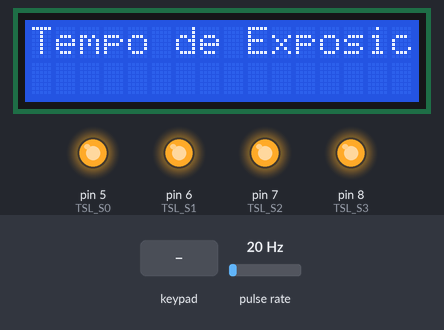
Simulated run of this sketch. Board: Arduino Mega 2560, built with avr-gcc and run on an emulated ATmega2560. On the bench: 16×2 character LCD, output pins drawn as LEDs (lit = HIGH). Wiring (inferred from the names in the program): pulse sensor: data pin 2. The test bench sets the inputs (shaded band); at power-on: pulse rate 20 Hz.

Above: at 1.2 s.
1.3 s: key '*' pressed
At 2.1 s:
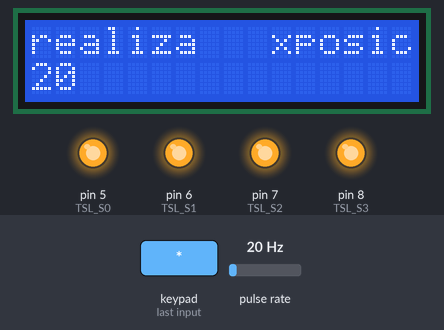
At 22.1 s:
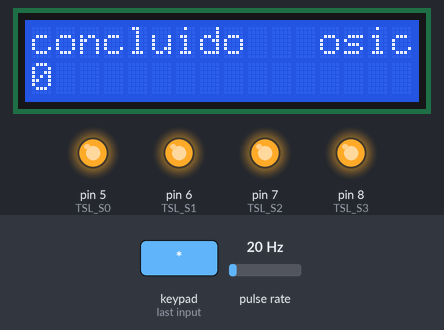
Timing chart, 0 to 22.8 s (numbered marks = the images above; inputs shaded):
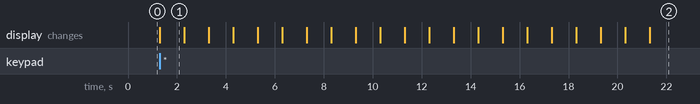

Measured:
- after the input at 1.3 s, the display: changes at once (image 1)
- what the display in image 1 shows lasts 1.0 s, from 1.3 s to 2.3 s

The sketch:

Fluorimetro3a.ino
```cpp
//UTILIZAR DETECT05.SCH
//bibiotecas:
#include <Keypad.h>        // http://playground.arduino.cc/Code/Keypad
#include <LiquidCrystal.h> // http://playground.arduino.cc/Code/LCD

// descomente para habilitar modo de depuração
//#define DEBUG


//conexão do sensor no arduino
//TSL_FREQ_PIN só pode ser 2 ou 3 no 328. No mega pode ser 2, 3, 18, 19, ...
#define TSL_FREQ_PIN 2 //
#define TSL_S0	     5
#define TSL_S1	     6
#define TSL_S2	     7
#define TSL_S3       8


// parâmetros do teclado
const byte LINHAS = 4; // quatro linhas
const byte COLUNAS = 3; // três colunas
// define mapeamento
// topologia do teclado
char teclas[LINHAS][COLUNAS] = {
  {'1','2','3'},
  {'4','5','6'},
  {'7','8','9'},
  {'*','0','#'}
};
// conexão dos terminais do teclado LINHA0, LINHA1, LINHA2 e LINHA3 aos pinos do Arduino
byte PinoLinha[LINHAS] = { 17, 18, 19, 4};
// Conexão dos terminais do teclado COL0, COL1 e COL2 aos pinos do Arduino
byte PinoColuna[COLUNAS] = { 14, 15, 16 };
// cria o keypad
Keypad kpd = Keypad( makeKeymap(teclas), PinoLinha, PinoColuna, LINHAS, COLUNAS );


// inicializa a biblioteca do LCD com a pinagem (observar RS /E e R/W)
LiquidCrystal lcd(11, 12, 0, 1, 9, 10);

unsigned long conta_pulso = 0;

int ConvertInt(String texto)
{
  char temp[20];
  texto.toCharArray(temp, 19);
  int x = atoi(temp);
  if (x == 0 && texto != "0")
  {
    x = -1;
  }
  return x;
}

void setup() {

  lcd.begin(16, 2);
  #ifdef DEBUG
    lcd.print("teste");
    // taxa de transmissão da porta serial 0
    Serial.begin(9600);
  #endif

  // interrupção no pino 2 (INT0), disparada por subida de borda do
  // sinal de saída do TLR230R
  attachInterrupt(0, Incrementa_Pulso, RISING);

  // configuração do modo E/S dos pinos
  pinMode(TSL_FREQ_PIN, INPUT);
  pinMode(TSL_S0, OUTPUT);
  pinMode(TSL_S1, OUTPUT);
  pinMode(TSL_S2, OUTPUT);
  pinMode(TSL_S3, OUTPUT);

  // habilita pull-up's
  digitalWrite(TSL_S0, HIGH);
  digitalWrite(TSL_S1, HIGH);
  digitalWrite(TSL_S2, HIGH);
  digitalWrite(TSL_S3, HIGH);
}

void loop() {
  lcd.setCursor(0, 0);
  lcd.print("Tempo de Exposicao?");  // solicita o tempo de exposição

String mostrador = "";
boolean varredura = true;
while(varredura){
 char key = kpd.getKey();
  if(key)  // se tecla pressionada..
  {
    switch (key)
    {
      case '*':

        lcd.setCursor(0, 0);
        lcd.print("*"); // "*"
        varredura = false;
        break;
      case '#':
        lcd.setCursor(0, 0);
        lcd.print("#");
        break;
      default:
      mostrador = mostrador + key;
        lcd.setCursor(0, 1);
        lcd.print(mostrador);
    }
  }
  }
  int temporiza = ConvertInt(mostrador);
  lcd.setCursor(0, 0);
  lcd.print("realiza   ");

  for (int i=20; i>0 ; i--){
    lcd.setCursor(0, 1);
    lcd.print(i);
    lcd.print("   ");
    delay(1000);
  }

  lcd.setCursor(0, 0);
  lcd.print("temporiza   ");
  conta_pulso = 0;

  for (int i = temporiza; i>0 ; i--){
    lcd.setCursor(0, 1);
    lcd.print(i);
    lcd.print("   ");
    delay(1000);
  }

  lcd.setCursor(0, 0);
  lcd.print("concluido");
  int total_pulsos = conta_pulso;
  lcd.setCursor(0, 1);
  lcd.print(total_pulsos);
  digitalWrite(13,HIGH);
  delay(500);
  digitalWrite(13,LOW);
  delay(1000);
  digitalWrite(13,HIGH);
  delay(1000);
  digitalWrite(13,LOW);
  delay(1000000);
}

void Incrementa_Pulso() {

  // incrementa contagem dos pulsos
  conta_pulso++;
  #ifdef DEBUG
    Serial.println(conta_pulso);
  #endif
  return;
}
```
